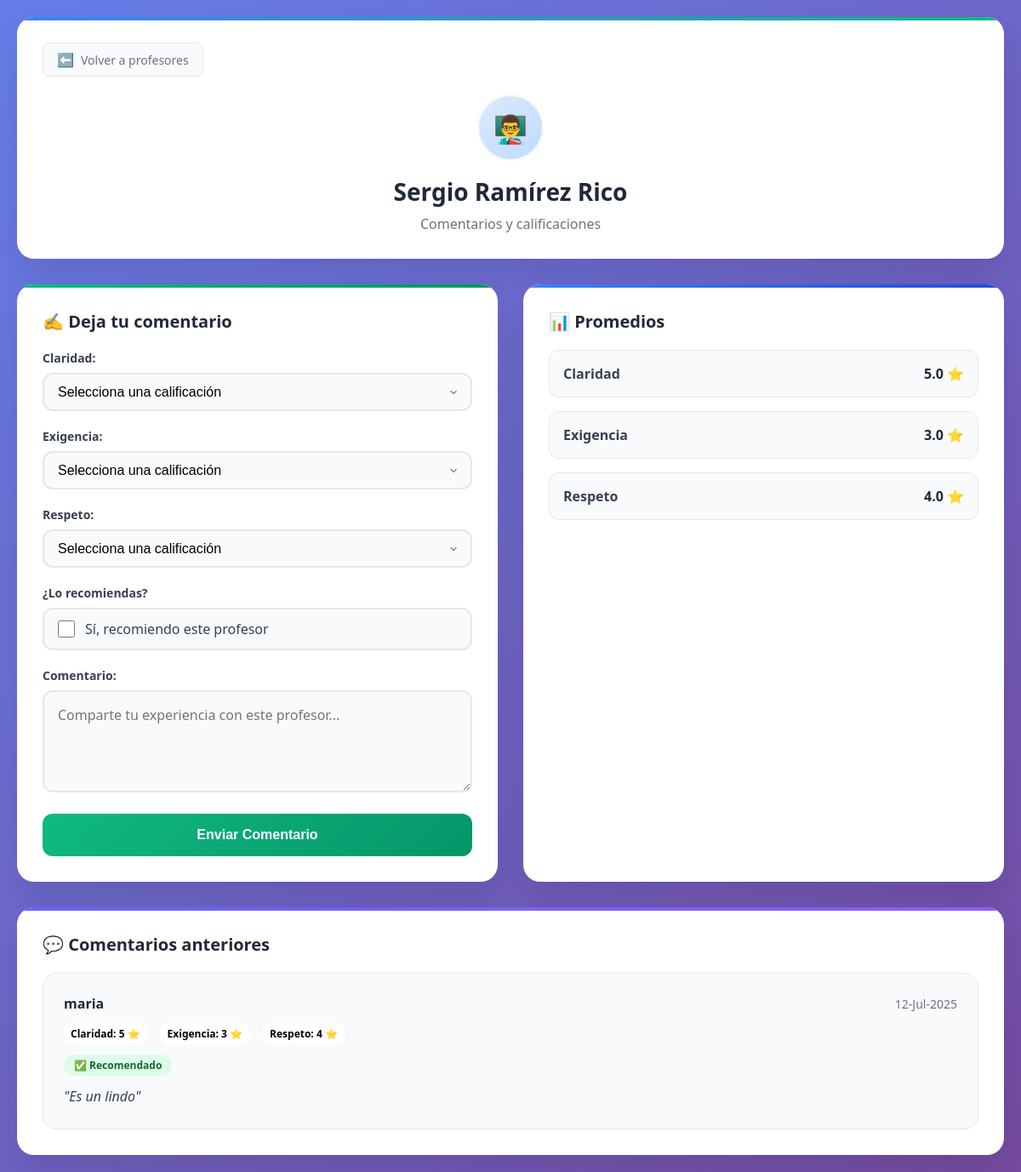
Before: /profesor/1/comentarios/ (signed in) with the older database file.
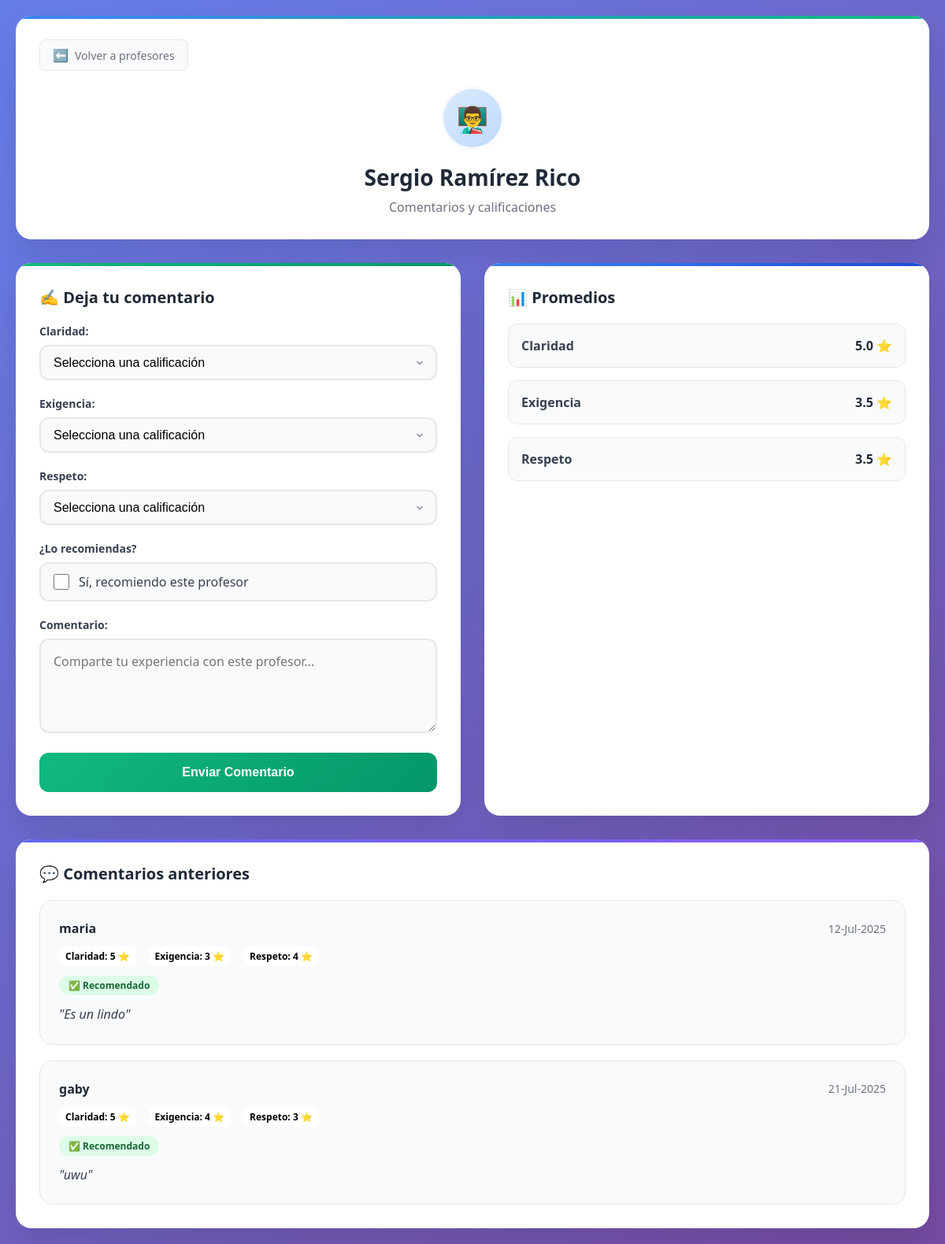
After: the same page with the newer database file.
### profesores/models.py (models this page shows, shortened)
class Profesor(models.Model):
    nombreProfesor = models.CharField(max_length=100)
    materiasQueDa = models.ManyToManyField('Materia', related_name='profesores')
    def promedioClaridad(self):
        return self.comentarios.aggregate(avg=Avg('calificacionClaridad'))['avg'] or 0
    def promedioExigencia(self):
        return self.comentarios.aggregate(avg=Avg('calificacionExigencia'))['avg'] or 0
    def promedioRespeto(self):
        return self.comentarios.aggregate(avg=Avg('calificacionRespeto'))['avg'] or 0

class Comentario(models.Model):
    usuario = models.ForeignKey(Usuario, on_delete=models.CASCADE)
    profesor = models.ForeignKey(Profesor, on_delete=models.CASCADE, related_name='comentarios')
    texto = models.TextField(blank=True)
    calificacionClaridad = models.PositiveIntegerField()
    calificacionExigencia = models.PositiveIntegerField()
    calificacionRespeto = models.PositiveIntegerField()
    recomienda = models.BooleanField()
    fecha = models.DateTimeField(auto_now_add=True)

class Usuario(models.Model):
    nombreUsuario = models.CharField(max_length=20, unique=True)
    password = models.CharField(max_length=10, null = False, blank = False)

### profesores/views.py (the view, shortened to what this page needs)
# urls.py: path('profesor/<int:profesor_id>/comentarios/', views.ver_comentarios, name='ver_comentarios'),
def ver_comentarios(request, profesor_id):
    usuario_id = request.session.get('usuario_id')
    if not usuario_id:
        return redirect('registro')
    profesor = Profesor.objects.get(id=profesor_id)
    comentarios = profesor.comentarios.all()
    return render(request, 'comentarios.html', {
        'profesor': profesor,
        'comentarios': comentarios,
    })

### profesores/templates/comentarios.html (shortened to what this page needs)
<!DOCTYPE html>
<html lang="es">
<head>
</head>
<body>
    <div class="container">
        <div class="header">
            <a href="{% url 'ver_profesores' materia_id=profesor.materiasQueDa.first.id %}" class="back-link">
                <span class="icon">⬅️</span>
                Volver a profesores
            </a>
            <div class="profesor-info">
                <div class="profesor-avatar">👨‍🏫</div>
                <div class="profesor-name">{{ profesor.nombreProfesor }}</div>
                <div class="profesor-subtitle">Comentarios y calificaciones</div>
            </div>
        </div>
        <div class="main-content">
            <div class="form-section">
                <h2 class="section-title">
                    ✍️ Deja tu comentario
                </h2>
                <form method="post" id="commentForm">
                    <div class="form-group">
                        <label class="form-label">Claridad:</label>
                        <select name="claridad" class="rating-select" required>
                            <option value="">Selecciona una calificación</option>
                        </select>
                    </div>
                    <div class="form-group">
                        <label class="form-label">Exigencia:</label>
                        <select name="exigencia" class="rating-select" required>
                            <option value="">Selecciona una calificación</option>
                        </select>
                    </div>
                    <div class="form-group">
                        <label class="form-label">Respeto:</label>
                        <select name="respeto" class="rating-select" required>
                            <option value="">Selecciona una calificación</option>
                        </select>
                    </div>
                    <div class="form-group">
                        <label class="form-label">¿Lo recomiendas?</label>
                        <div class="checkbox-group">
                            <input type="checkbox" name="recomienda" id="recomienda">
                            <label for="recomienda" class="checkbox-label">Sí, recomiendo este profesor</label>
                        </div>
                    </div>
                    <div class="form-group">
                        <label class="form-label">Comentario:</label>
                        <textarea name="texto" class="textarea-field" placeholder="Comparte tu experiencia con este profesor..." required></textarea>
                    </div>
                    <button type="submit" class="submit-btn">
                        Enviar Comentario
                    </button>
                </form>
            </div>
            <div class="stats-section">
                <h2 class="section-title">
                    📊 Promedios
                </h2>
                <div class="stats-grid">
                    <div class="stat-item">
                        <span class="stat-label">Claridad</span>
                        <span class="stat-value">
                            {{ profesor.promedioClaridad|floatformat:1 }} ⭐
                        </span>
                    </div>
                    <div class="stat-item">
                        <span class="stat-label">Exigencia</span>
                        <span class="stat-value">
                            {{ profesor.promedioExigencia|floatformat:1 }} ⭐
                        </span>
                    </div>
                    <div class="stat-item">
                        <span class="stat-label">Respeto</span>
                        <span class="stat-value">
                            {{ profesor.promedioRespeto|floatformat:1 }} ⭐
                        </span>
                    </div>
                </div>
            </div>
        </div>
        <div class="comments-section">
            <h2 class="section-title">
                💬 Comentarios anteriores
            </h2>
            <div class="comments-list">
                {% for c in comentarios %}
                    <div class="comment-card">
                        <div class="comment-header">
                            <span class="comment-author">{{ c.usuario.nombreUsuario }}</span>
                            <span class="comment-date">{{ c.fecha|date:"d-M-Y" }}</span>
                        </div>
                        <div class="comment-ratings">
                            <div class="rating-item">
                                Claridad: {{ c.calificacionClaridad }} ⭐
                            </div>
                            <div class="rating-item">
                                Exigencia: {{ c.calificacionExigencia }} ⭐
                            </div>
                            <div class="rating-item">
                                Respeto: {{ c.calificacionRespeto }} ⭐
                            </div>
                        </div>
                        <div class="recommendation {% if c.recomienda %}yes{% else %}no{% endif %}">
                            {% if c.recomienda %}
                                ✅ Recomendado
                            {% else %}
                                ❌ No recomendado
                            {% endif %}
                        </div>
                        <div class="comment-text">
                            "{{ c.texto }}"
                        </div>
                    </div>
                {% empty %}
                    <div class="empty-comments">
                        <div class="empty-comments-icon">💭</div>
                        <p>No hay comentarios todavía.</p>
                        <p>¡Sé el primero en compartir tu experiencia!</p>
                    </div>
                {% endfor %}
            </div>
        </div>
    </div>
</body>
</html>

Changed rows visible on the page:
computed for Profesor "Sergio Ramírez Rico": promedioExigencia "3.0" → "3.5"; promedioRespeto "4.0" → "3.5"
added Comentario: usuario.nombreUsuario "gaby", fecha "21-Jul-2025", calificacionClaridad "5", calificacionExigencia "4", calificacionRespeto "3", recomienda "✅ Recomendado", texto "uwu"
